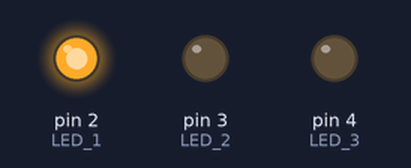
This sketch was run on a simulated Arduino Uno, built with avr-gcc and run on an emulated ATmega328P. On the bench: output pins drawn as LEDs (lit = HIGH).

Above: at 0.2 s.
At 0.7 s:
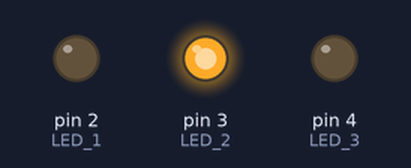
At 2.7 s:
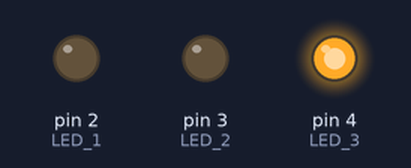
Timing chart, 0 to 3.5 s (numbered marks = the images above):
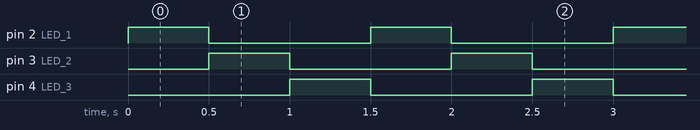

The sketch:

led_blink_variatif.ino
```cpp
int LED_1 = 2; //untuk sebuah variabel yang lebih dari 1 kata, disambungin pake underscore
int LED_2 = 3;
int LED_3 = 4;

void setup() {
  pinMode(LED_1, OUTPUT);
  pinMode(LED_2, OUTPUT);
  pinMode(LED_3, OUTPUT);
}

void loop() {
  // buat clone/copy untuk menyalakan lampu secara bergantian
  digitalWrite(LED_1, HIGH);
  digitalWrite(LED_2, LOW);
  digitalWrite(LED_3, LOW);
  delay(500);
  digitalWrite(LED_1, LOW);
  digitalWrite(LED_2, HIGH);
  digitalWrite(LED_3, LOW);
  delay(500);
  digitalWrite(LED_1, LOW);
  digitalWrite(LED_2, LOW);
  digitalWrite(LED_3, HIGH);
  delay(500);
}
```

Measured:
- by itself, pin 2 (LED_1), pin 3 (LED_2), pin 4 (LED_3): alternates HIGH for 0.50 s and LOW for 1.0 s
- by itself, everything shown: repeats every 1.5 s, in 3 steps
